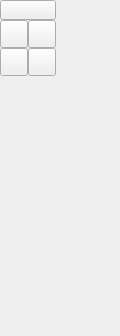
<ui version="4.0" >
 <class>QG_CadToolBarArcs</class>
 <widget class="QWidget" name="QG_CadToolBarArcs" >
  <property name="geometry" >
   <rect>
    <x>0</x>
    <y>0</y>
    <width>120</width>
    <height>336</height>
   </rect>
  </property>
  <property name="minimumSize" >
   <size>
    <width>56</width>
    <height>336</height>
   </size>
  </property>
  <widget class="QToolButton" name="bArcParallel" >
   <property name="geometry" >
    <rect>
     <x>0</x>
     <y>48</y>
     <width>28</width>
     <height>28</height>
    </rect>
   </property>
   <property name="iconSize" >
    <size>
     <width>18</width>
     <height>18</height>
    </size>
   </property>
  </widget>
  <widget class="QToolButton" name="bArc3P" >
   <property name="geometry" >
    <rect>
     <x>28</x>
     <y>20</y>
     <width>28</width>
     <height>28</height>
    </rect>
   </property>
   <property name="iconSize" >
    <size>
     <width>18</width>
     <height>18</height>
    </size>
   </property>
  </widget>
  <widget class="QToolButton" name="bArcTangential" >
   <property name="geometry" >
    <rect>
     <x>28</x>
     <y>48</y>
     <width>28</width>
     <height>28</height>
    </rect>
   </property>
   <property name="iconSize" >
    <size>
     <width>18</width>
     <height>18</height>
    </size>
   </property>
  </widget>
  <widget class="QToolButton" name="bArc" >
   <property name="geometry" >
    <rect>
     <x>0</x>
     <y>20</y>
     <width>28</width>
     <height>28</height>
    </rect>
   </property>
   <property name="iconSize" >
    <size>
     <width>18</width>
     <height>18</height>
    </size>
   </property>
  </widget>
  <widget class="QToolButton" name="bBack" >
   <property name="geometry" >
    <rect>
     <x>0</x>
     <y>0</y>
     <width>56</width>
     <height>20</height>
    </rect>
   </property>
   <property name="text" >
    <string/>
   </property>
   <property name="iconSize" >
    <size>
     <width>18</width>
     <height>18</height>
    </size>
   </property>
  </widget>
 </widget>
 <tabstops>
  <tabstop>bBack</tabstop>
  <tabstop>bArc</tabstop>
  <tabstop>bArc3P</tabstop>
  <tabstop>bArcParallel</tabstop>
  <tabstop>bArcTangential</tabstop>
 </tabstops>
 <resources>
  <include location="../qcadguiqt.qrc" />
 </resources>
 <connections/>
</ui>
